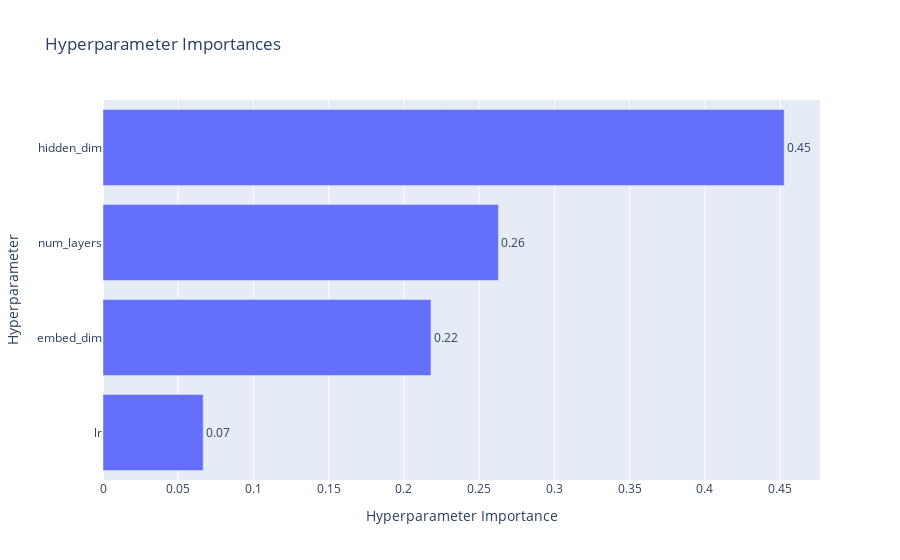

The notebook cell this image was saved under:
### Code cell
import pandas as pd
import optuna.visualization

# Print best params
print("Best hyperparameters:", study.best_params)
print("Best validation perplexity:", study.best_value)

# Full DataFrame of all trials
df = study.trials_dataframe()
display(df)

# Optimization history plot
optuna.visualization.plot_optimization_history(study)

# Hyperparameter importance plot
optuna.visualization.plot_param_importances(study)

### Figure 1 — Plotly figure (JSON) as saved in the notebook; plotly's stock layout.template omitted (floating-point values rounded to 4 significant figures)
{"data": [{"cliponaxis": false, "hovertemplate": ["lr (FloatDistribution): 0.06657114382893259<extra></extra>", "embed_dim (CategoricalDistribution): 0.21797450041583585<extra></extra>", "num_layers (IntDistribution): 0.26277668006085686<extra></extra>", "hidden_dim (CategoricalDistribution): 0.4526776756943747<extra></extra>"], "name": "Objective Value", "orientation": "h", "text": ["0.07", "0.22", "0.26", "0.45"], "textposition": "outside", "type": "bar", "x": [0.06657, 0.218, 0.2628, 0.4527], "y": ["lr", "embed_dim", "num_layers", "hidden_dim"]}], "layout": {"title": {"text": "Hyperparameter Importances"}, "xaxis": {"title": {"text": "Hyperparameter Importance"}}, "yaxis": {"title": {"text": "Hyperparameter"}}}}
